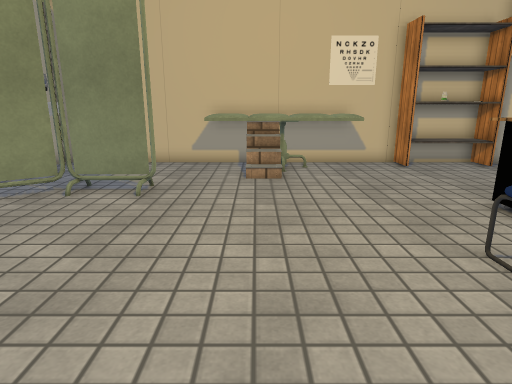
[1] (above)

16 first-person views from a walk through a Unity game level. The camera is 1.2 m above the floor, tilts 14° down and sees 75° across. Doors are open. The floor is counted in squares, 0.5 m on a side. Each view is taken from the middle of a square. On the plan, view 1 faces up. The plan holds only what a view shows up to about 20 squares ahead; the rest is blank. The place goes on beyond the plan. The player character is not drawn. Some animated figures are left out. Some surface patterns are stand-ins.

[2]
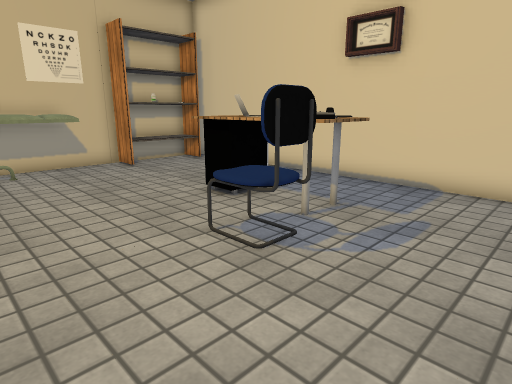

[3]
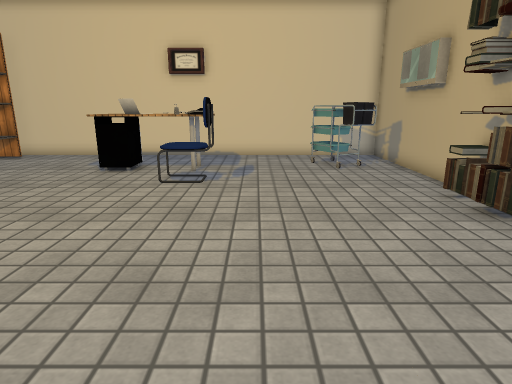

[4]
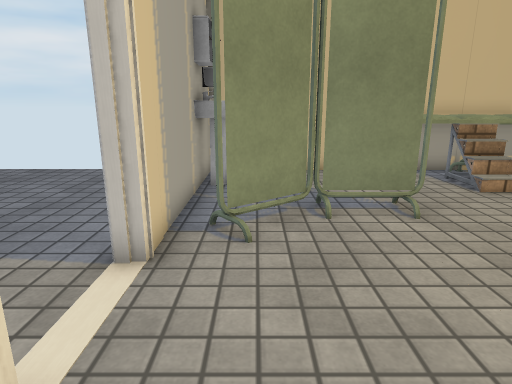

[5]
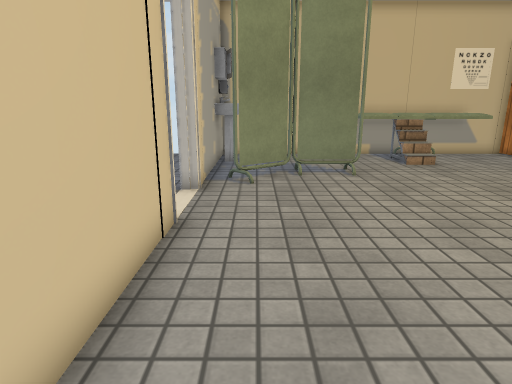

[6]
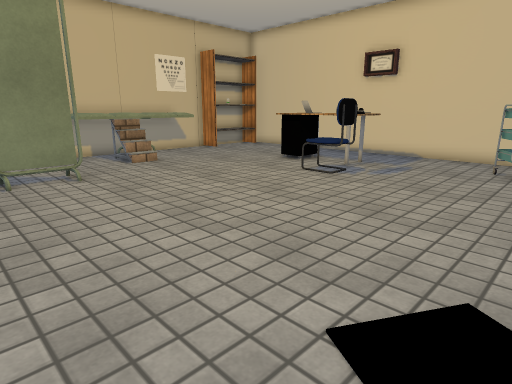

[7]
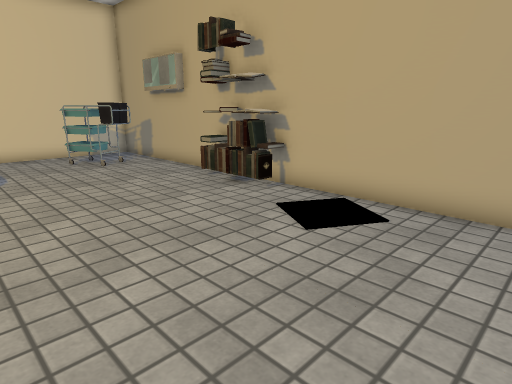

[8]
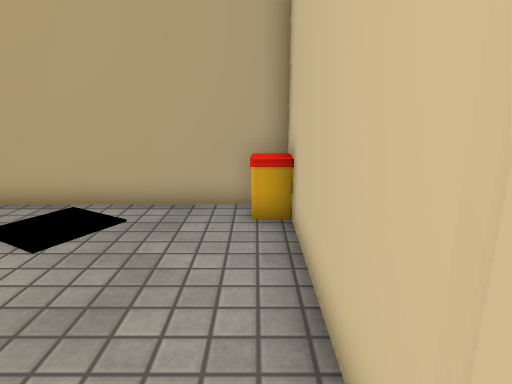

[9]
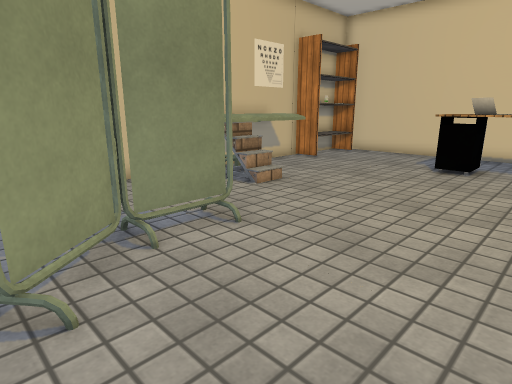

[10]
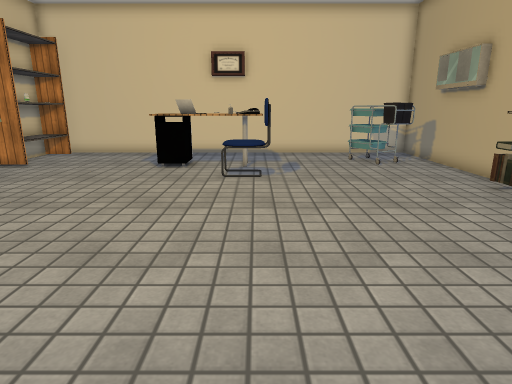

[11]
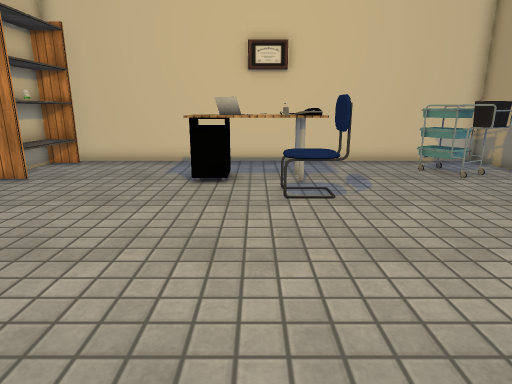

[12]
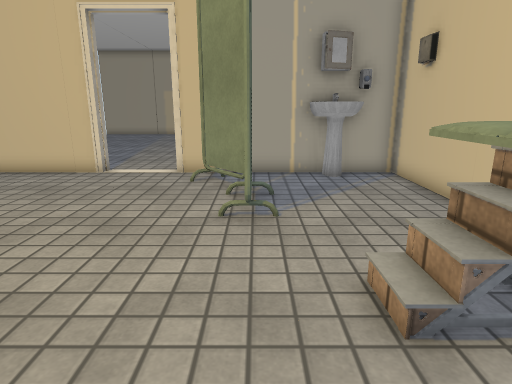

[13]
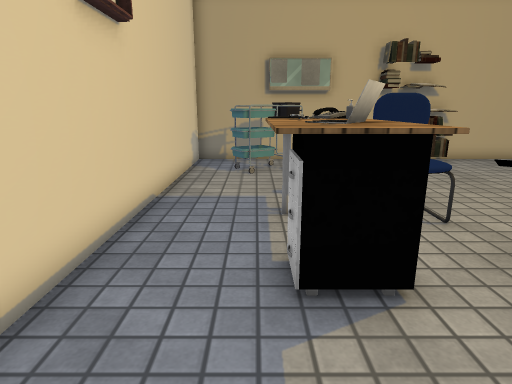

[14]
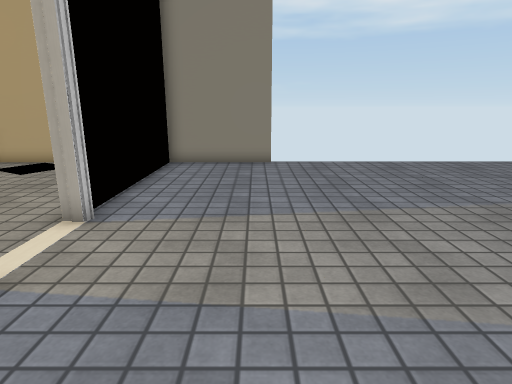

[15]
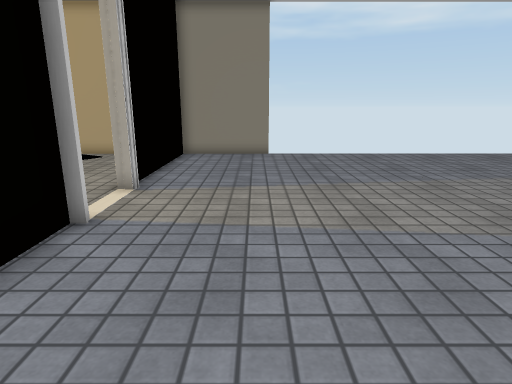

[16]
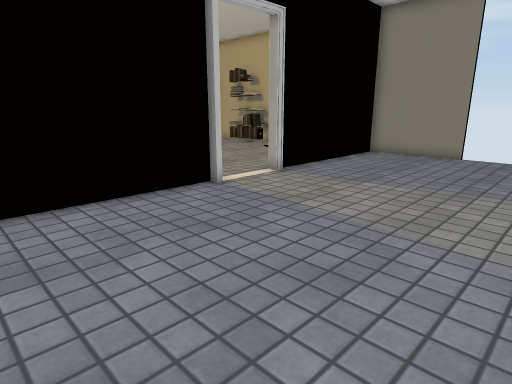

### Floor plan
Points are (right, up) in squares from view 1. A wall is a line through its corners. A room is listed if a view was taken in it or the views show most of it. See-through windows are left out.
Room 1 (views 1, 2, 3, 4, 5, 6, 7, 8, 9, 10, 11, 12, 13)
walls: (-8.7, 7.2) (-9, 6.9); (-9, 4.1) (-8.8, 3.9) (-8.8, -4.3) (-1.4, -4.3); (2.4, -4.3) (4.6, -4.3); (7.7, -2.1) (7.2, -1.2); (6.8, -2.8) (6.2, -1.8); (6.7, -2.9) (6.5, -2.3) (6.1, -1.9) (8.4, -0.5) (8.9, -1.3); (6.4, 15.3) (-8.8, 15.3) (-8.8, 7); (7.4, -4.3) (10.8, -4.3) (10.8, 15.1)
low walls: (7.4, -2.5) (6.8, -1.4)
ways out: open door at (-9, 5.5) to room 2; gap at (-8, 8); gap at (7, -3)
objects: container (-8, -4) to (-8, -3); sink (-8, 12) to (-7, 14); other object (-7, 9) to (-3, 10); other object (-2, 13) to (-2, 14); books (-1, -4); other object (-1, -4) to (0, -3); books (0, -3); books (1, -4); books (1, -3); books (2, -4); chair (4, 4) to (5, 5); other object (6, 4) to (7, 5); other object (6, 5); laptop (6, 6) to (7, 7); other object (6, 6) to (8, 8); shelf (6, 14) to (10, 15); other object (8, 4) to (8, 5); other object (8, 15)
Room 2 (views 14, 15, 16)
walls: (-9.3, 6.9) (-9.3, 7.2); (-13.8, -4.3) (-9, -4.3)
ways out: open door at (-9, 5.5) to room 1

Where each view was taken, in squares from view 1:
view 1: 0 up, 0 right, facing up
view 2: 0 up, 0 right, facing up-right
view 3: 2 up, 7 left, facing right
view 4: 2 up, 7 left, facing up
view 5: 3 down, 7 left, facing up
view 6: 3 down, 7 left, facing up-right
view 7: 4 up, 8 left, facing down-right
view 8: 4 up, 8 left, facing down
view 9: 4 up, 8 left, facing up-right
view 10: 4 up, 8 left, facing right
view 11: 6 up, 5 left, facing right
view 12: 10 up, 4 right, facing left
view 13: 12 up, 8 right, facing down
view 14: 11 up, 13 left, facing down
view 15: 14 up, 13 left, facing down
view 16: 14 up, 18 left, facing down-right
